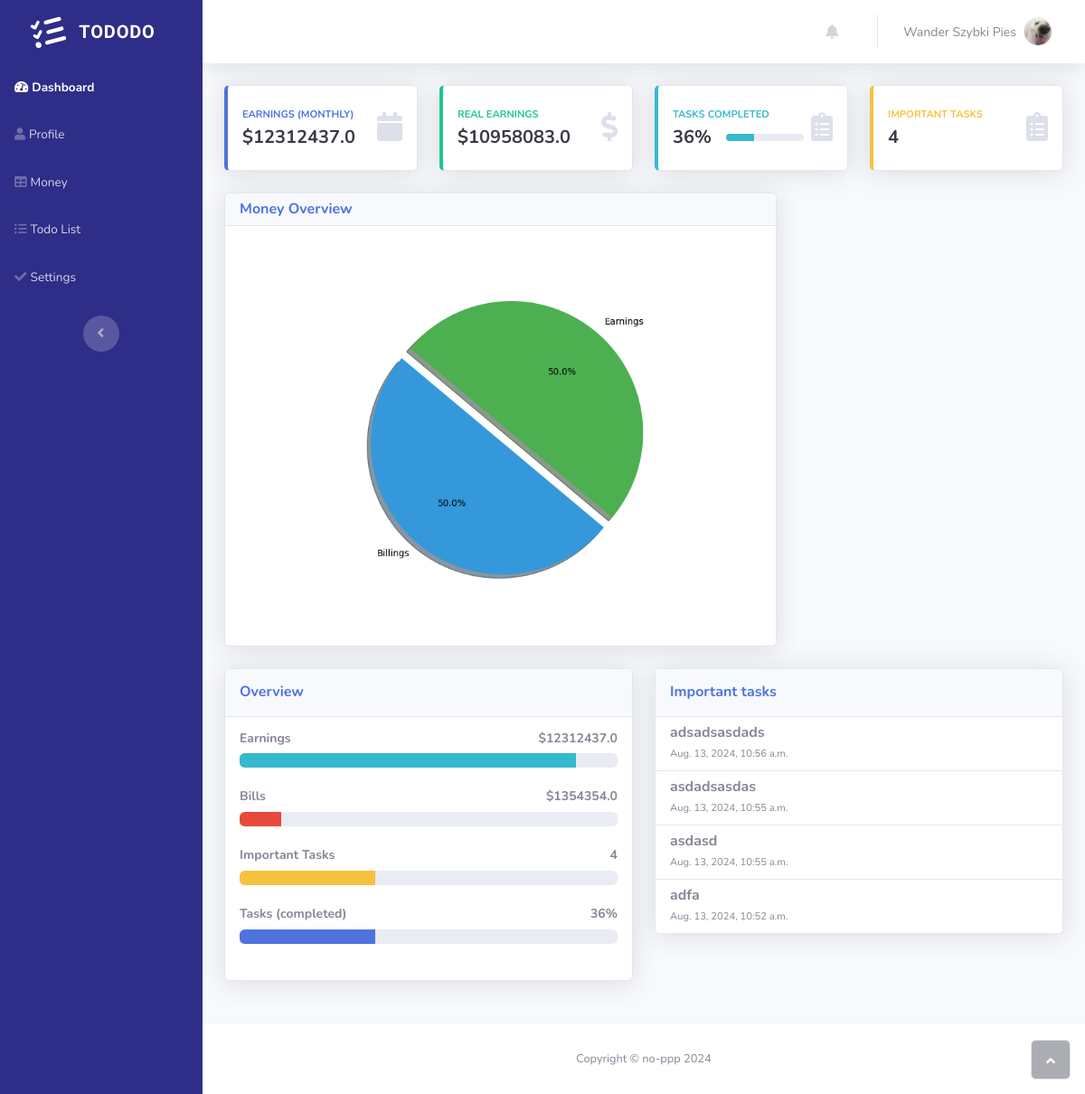
The app's page /dashboard/1/ (signed in), older data.
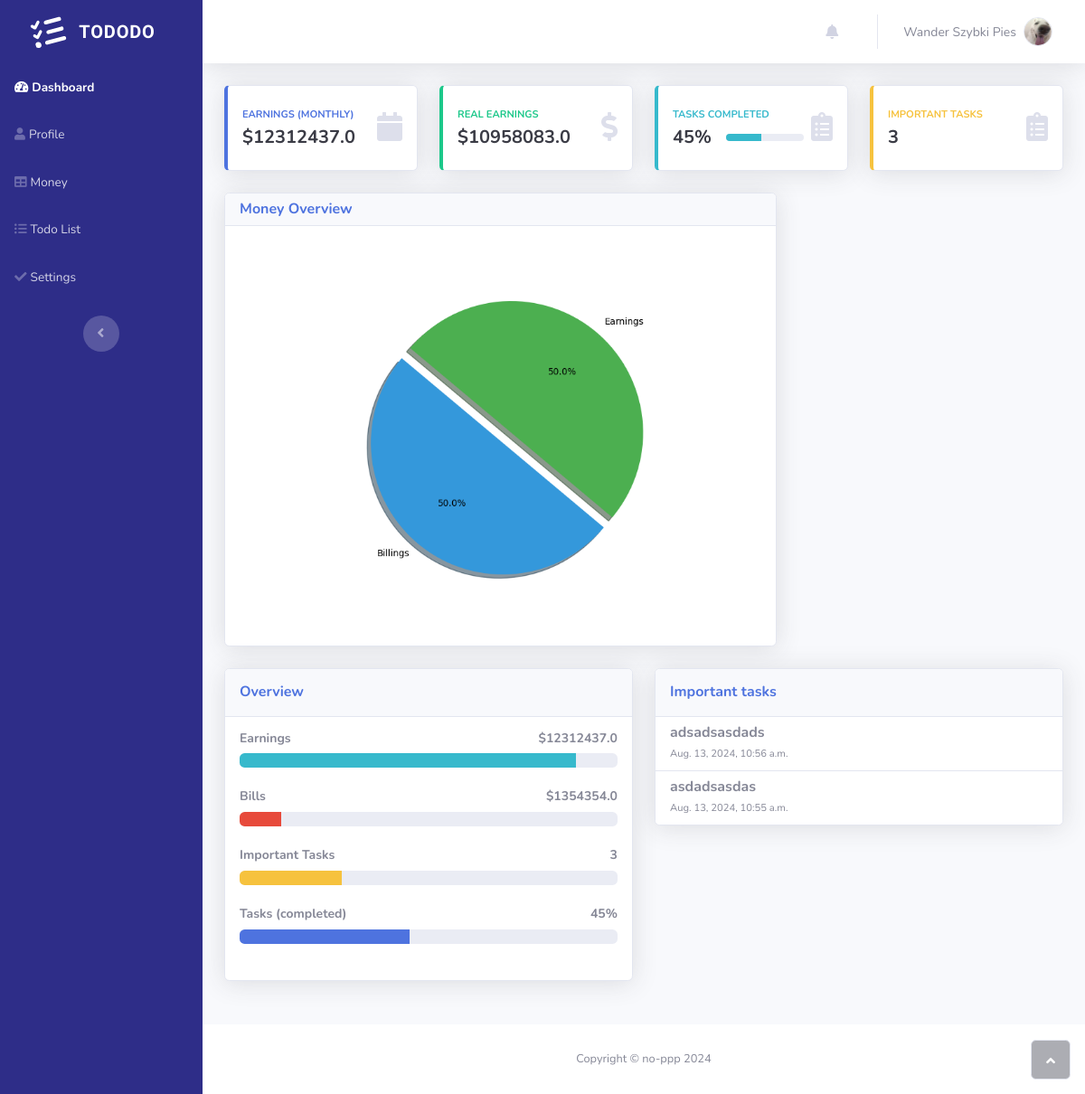
The same page, newer data.
### todolist/models.py (models this page shows, shortened)
class TodoList(models.Model):
    title = models.ForeignKey(TitleTodo, on_delete=models.CASCADE)
    task = models.CharField(max_length=20)
    important = models.BooleanField(verbose_name='Is it important ?', default=False)
    active = models.BooleanField(verbose_name="Mark if it's uncompleted", default=True)
    user = models.ForeignKey(User, related_name='todolists', on_delete=models.CASCADE)
    created_at = models.DateTimeField(auto_now=True)
    updated_at = models.DateTimeField(auto_now_add=True)

### todolist/decorators.py (the view)
    def _wrapped_view(request, *args, **kwargs):
        if not request.user.is_authenticated:
            return redirect('todolist:login')  # if user is not authenticated redirect him to login view
        if not request.user.is_active:
            return redirect('todolist:required_active_user')
        user_id = kwargs.get('user_id')
        if request.user.id != int(user_id):
            return HttpResponse('This is not your property')
        return view_func(request, *args, **kwargs)

### tododo/context_processors.py (called while the page is built)
def user_id(request):
    if request.user.is_authenticated:
        return {'user_id' : request.user.id,
                'task_count': request.user.todolists.count(),
                'task_important_count': request.user.todolists.filter(important=True).count()}
    return {'user_id' : None}

### todolist/matplotlib_view.py (called while the page is built)
def convert_plot_to_base64(fig):
    buffer = io.BytesIO()
    fig.savefig(buffer, format='png')
    buffer.seek(0)
    image_png = buffer.getvalue()
    graph = base64.b64encode(image_png)
    graph = graph.decode('utf-8')
    buffer.close()
    return graph

def generate_pie(active, not_active, label_x, label_y):
    plt.switch_backend('AGG')
    plt.figure(figsize=(8, 6))
    sizes = [active, not_active]
    labels = [label_x, label_y]
    colors = ['#3498db', '#4CAF50']  # White, Green
    plt.pie(sizes, explode=(0.1, 0), labels=labels, colors=colors,
            autopct='%1.1f%%', shadow=True, startangle=140)
    plt.axis('equal')
    converted_plot = convert_plot_to_base64(plt)
    return converted_plot

### templates/dashboard.html (shortened to what the changed rows need)
{% extends "main.html" %}
{% load static %}
{% block content %}
<body>
                <div class="container-fluid">
                    <div class="row">
                        <div class="col-md-6 col-xl-3 mb-4"><a class="dashboard_link" href="#">
                                <div class="card shadow border-left-info py-2">
                                    <div class="card-body">
                                        <div class="row g-0 align-items-center">
                                            <div class="col me-2">
                                                <div class="row g-0 align-items-center">
                                                    <div class="col-auto">
                                                        <div class="text-dark fw-bold h5 mb-0 me-3"><span>{{ percent_of_active_todo }}%</span></div>
                                                    </div>
                                                    <div class="col">
                                                        <div class="progress progress-sm">
                                                            <div class="progress-bar bg-info" aria-valuenow="{{ percent_of_active_todo }}" aria-valuemin="0" aria-valuemax="100" style="width: {{ percent_of_active_todo }}%;"></div>
                                                        </div>
                                                    </div>
                                                </div>
                                            </div>
                                        </div>
                                    </div>
                                </div>
                            </a></div>
                        <div class="col-md-6 col-xl-3 mb-4"><a class="dashboard_link" href="#">
                                <div class="card shadow border-left-warning py-2">
                                    <div class="card-body">
                                        <div class="row g-0 align-items-center">
                                            <div class="col me-2">
                                                <div class="text-dark fw-bold h5 mb-0"><span>{{ important_tasks_count }}</span></div>
                                            </div>
                                        </div>
                                    </div>
                                </div>
                            </a></div>
                    </div>
                    <div class="row">
                        <div class="col-lg-6 mb-4">
                            <div class="card shadow mb-4">
                                <div class="card-body">
                                    <h4 class="small fw-bold">Important Tasks<span class="float-end">{{ important_tasks_count }}</span></h4>
                                    <h4 class="small fw-bold">Tasks (completed) <span class="float-end">{{ percent_of_active_todo }}%</span></h4>
                                </div>
                            </div>
                        </div>
                        <div class="col-lg-6 mb-4">
                            <div class="card shadow mb-4">
                                <ul class="list-group list-group-flush">
                                    {% for task in important_tasks_5  %}
                                    <li class="list-group-item">
                                        <div class="row g-0 align-items-center">
                                            <div class="col me-2">
                                                <h6 class="mb-0"><strong>{{task.task}}</strong></h6><span class="text-xs">{{ task.created_at }}</span>
                                            </div>
                                        </div>
                                    </li>
                                    {% endfor %}
                            </div>
                        </div>
                    </div>
                </div>
            </div>
        </div><a class="border rounded d-inline scroll-to-top" href="#page-top"><i class="fas fa-angle-up"></i></a>
    </div>
</body>
{% endblock content %}

Row changes from the older to the newer data that the page shows:
no longer on this page (row edited): TodoList: task "asdasd", created_at "Aug. 13, 2024, 10:55 a.m."
removed TodoList: task "adfa", created_at "Aug. 13, 2024, 10:52 a.m."
Text that changed along with them:
{{ percent_of_active_todo }}: "36" → "45"
{{ percent_of_active_todo }}: 36 → 45 (drawn)
{{ important_tasks_count }}: "4" → "3"
{{ percent_of_important_tasks }}: 36 → 27 (drawn)
